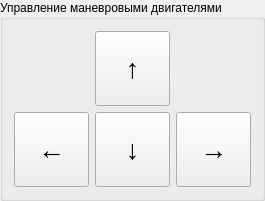
                <widget class="QGroupBox" name="groupBox_10">
                 <property name="title">
                  <string>Управление маневровыми двигателями</string>
                 </property>
                 <layout class="QHBoxLayout" name="horizontalLayout_27">
                  <item>
                   <layout class="QGridLayout" name="gridLayout">
                    <item row="1" column="0">
                     <widget class="QPushButton" name="pushButton_7">
                      <property name="minimumSize">
                       <size>
                        <width>75</width>
                        <height>75</height>
                       </size>
                      </property>
                      <property name="maximumSize">
                       <size>
                        <width>75</width>
                        <height>75</height>
                       </size>
                      </property>
                      <property name="font">
                       <font>
                        <pointsize>20</pointsize>
                        <kerning>true</kerning>
                       </font>
                      </property>
                      <property name="text">
                       <string>←</string>
                      </property>
                     </widget>
                    </item>
                    <item row="1" column="1">
                     <widget class="QPushButton" name="pushButton_6">
                      <property name="minimumSize">
                       <size>
                        <width>75</width>
                        <height>75</height>
                       </size>
                      </property>
                      <property name="maximumSize">
                       <size>
                        <width>75</width>
                        <height>75</height>
                       </size>
                      </property>
                      <property name="font">
                       <font>
                        <pointsize>20</pointsize>
                        <kerning>true</kerning>
                       </font>
                      </property>
                      <property name="text">
                       <string>↓</string>
                      </property>
                     </widget>
                    </item>
                    <item row="1" column="2">
                     <widget class="QPushButton" name="pushButton_5">
                      <property name="minimumSize">
                       <size>
                        <width>75</width>
                        <height>75</height>
                       </size>
                      </property>
                      <property name="maximumSize">
                       <size>
                        <width>75</width>
                        <height>75</height>
                       </size>
                      </property>
                      <property name="font">
                       <font>
                        <pointsize>20</pointsize>
                        <kerning>true</kerning>
                       </font>
                      </property>
                      <property name="text">
                       <string>→</string>
                      </property>
                     </widget>
                    </item>
                    <item row="0" column="1">
                     <widget class="QPushButton" name="pushButton_8">
                      <property name="minimumSize">
                       <size>
                        <width>75</width>
                        <height>75</height>
                       </size>
                      </property>
                      <property name="maximumSize">
                       <size>
                        <width>75</width>
                        <height>75</height>
                       </size>
                      </property>
                      <property name="font">
                       <font>
                        <pointsize>20</pointsize>
                        <kerning>true</kerning>
                       </font>
                      </property>
                      <property name="text">
                       <string>↑</string>
                      </property>
                     </widget>
                    </item>
                   </layout>
                  </item>
                 </layout>
                </widget>
